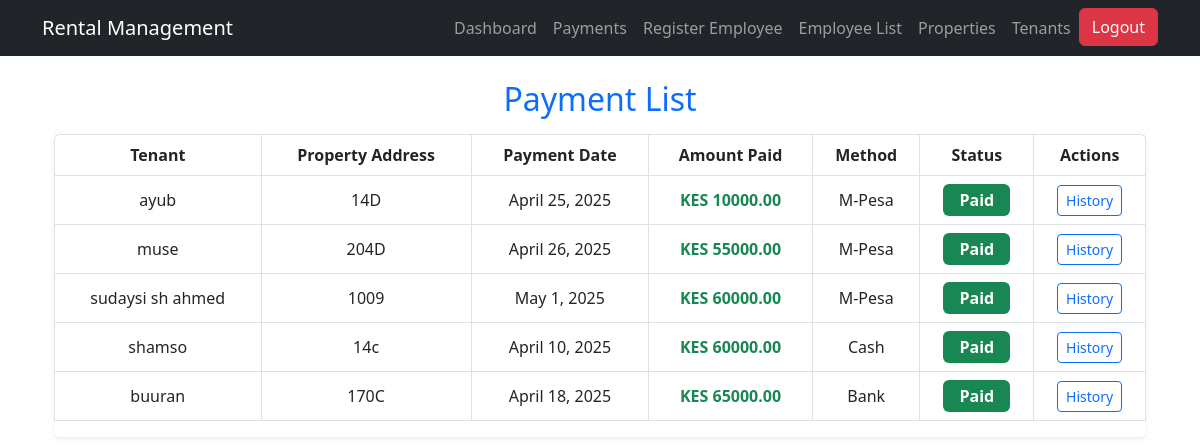
The page /payments/ (signed in) on the database as committed earlier.
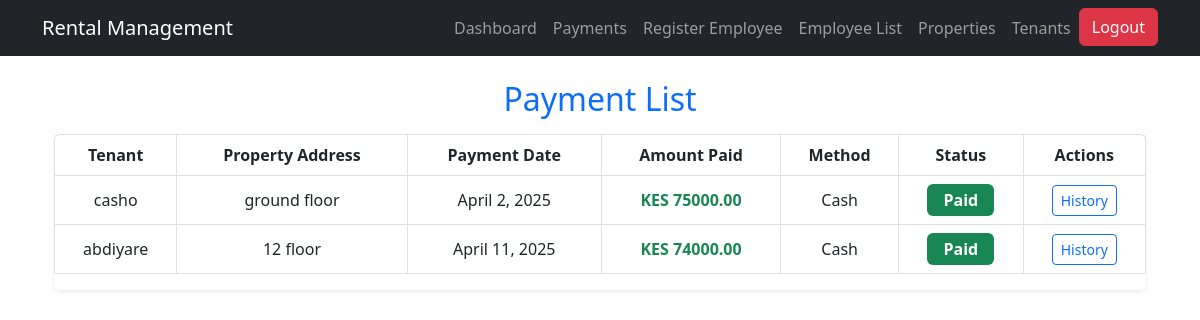
The same page on the database as committed later.
### users/models.py (models this page shows, shortened)
class Payment(models.Model):
    tenant = models.ForeignKey(Tenant, on_delete=models.CASCADE)  # ✅ Fixed here
    payment_date = models.DateField()
    amount_paid = models.DecimalField(max_digits=10, decimal_places=2)
    receipt = models.FileField(upload_to="receipts/", blank=True, null=True)  # Add receipt upload field
    PAYMENT_METHODS = [
        ('M-Pesa', 'M-Pesa'),
        ('Bank', 'Bank Transfer'),
        ('Cash', 'Cash'),
    ]
    payment_method = models.CharField(max_length=10, choices=PAYMENT_METHODS)
    STATUS_CHOICES = [
        ('Paid', 'Paid'),
        ('Pending', 'Pending'),
        ('Overdue', 'Overdue'),
    ]
    status = models.CharField(max_length=10, choices=STATUS_CHOICES, default='Pending')

class Tenant(models.Model):
    name = models.CharField(max_length=255)
    email = models.EmailField(unique=True)
    phone = models.CharField(max_length=20)
    property_address = models.CharField(max_length=255)
    move_in_date = models.DateField()
    rent_amount = models.DecimalField(max_digits=10, decimal_places=2)
    id_document = models.FileField(upload_to='tenant_documents/', blank=True, null=True)

### users/views.py (the view)
# urls.py: path('payments/', payment_list, name='payment_list'),  # View all payments
@login_required
def payment_list(request):
    latest_payments = Payment.objects.filter(
        id__in=Payment.objects.values('tenant').annotate(latest=Max('id')).values('latest')
    ).select_related('tenant')
    return render(request, 'users/payment_list.html', {'payments': latest_payments})

### users/templates/users/payment_list.html (shortened to what this page needs)
{% extends "users/base.html" %}
{% block content %}
<div class="container mt-4">
    <h2 class="mb-3 text-center text-primary">
         Payment List
    </h2>
    <div class="table-responsive shadow-sm rounded">
        <table class="table table-hover table-bordered text-center align-middle">
            <thead class="bg-dark text-white">
                <tr>
                    <th>Tenant</th>
                    <th>Property Address</th>
                    <th>Payment Date</th>
                    <th>Amount Paid</th>
                    <th>Method</th>
                    <th>Status</th>
                    <th>Actions</th>
                </tr>
            </thead>
            <tbody>
                {% for payment in payments %}
                <tr>
                    <td>{{ payment.tenant.name }}</td>
                    <td>{{ payment.tenant.property_address }}</td>
                    <td>{{ payment.payment_date }}</td>
                    <td><strong class="text-success">KES {{ payment.amount_paid }}</strong></td>
                    <td>{{ payment.payment_method }}</td>
                    <td>
                        <span class="badge px-3 py-2 fs-6
                            {% if payment.status == 'Paid' %}bg-success
                            {% elif payment.status == 'Pending' %}bg-warning text-dark
                            {% else %}bg-danger{% endif %}">
                            {{ payment.status }}
                        </span>
                    </td>
                    <td>
                        <a href="{% url 'tenant_payments' payment.tenant.id %}"
                           class="btn btn-sm btn-outline-primary" data-bs-toggle="tooltip" title="View Payment History">
                             History
                        </a>
                    </td>
                </tr>
                {% empty %}
                <tr>
                    <td colspan="7" class="text-muted text-center py-3">
                        <i class="fas fa-info-circle"></i> No payments recorded yet.
                    </td>
                </tr>
                {% endfor %}
            </tbody>
        </table>
    </div>
</div>
{% endblock %}

Rows that differ between the two databases and show on the page:
removed Payment: tenant.name "ayub", tenant.property_address "14D", payment_date "April 25, 2025", amount_paid "10000.00", payment_method "M-Pesa", status "Paid"
removed Payment: tenant.name "muse", tenant.property_address "204D", payment_date "April 26, 2025", amount_paid "55000.00", payment_method "M-Pesa", status "Paid"
removed Payment: tenant.name "sudaysi sh ahmed", tenant.property_address "1009", payment_date "May 1, 2025", amount_paid "60000.00", payment_method "M-Pesa", status "Paid"
removed Payment: tenant.name "shamso", tenant.property_address "14c", payment_date "April 10, 2025", amount_paid "60000.00", payment_method "Cash", status "Paid"
removed Payment: tenant.name "buuran", tenant.property_address "170C", payment_date "April 18, 2025", amount_paid "65000.00", payment_method "Bank", status "Paid"
added Payment: tenant.name "casho", tenant.property_address "ground floor", payment_date "April 2, 2025", amount_paid "75000.00", payment_method "Cash", status "Paid"
added Payment: tenant.name "abdiyare", tenant.property_address "12 floor", payment_date "April 11, 2025", amount_paid "74000.00", payment_method "Cash", status "Paid"
